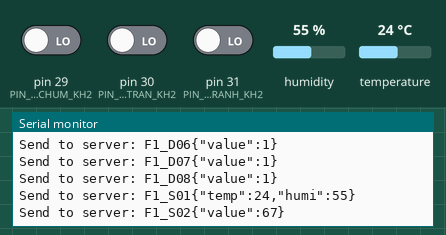
The sketch below on a simulated Arduino Mega 2560, built with avr-gcc and run on an emulated ATmega2560. Parts: the last lines printed to the serial monitor. The test bench sets the inputs (shaded band); at power-on: pin 29 (PIN_DEN_CHUM_KH2) LOW, pin 31 (PIN_DEN_TRANH_KH2) LOW, pin 30 (PIN_DEN_TRAN_KH2) LOW, humidity 55 %, temperature 24 °C. Random numbers use the default seed unless the sketch sets one.

Above: at 2.7 s.
2.8 s: pin 29 (PIN_DEN_CHUM_KH2) driven HIGH
At 3.6 s:
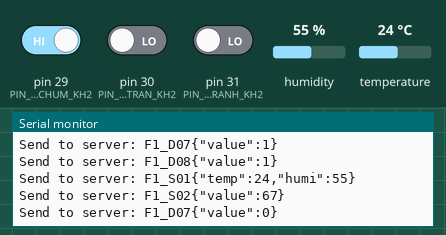
4.3 s: pin 31 (PIN_DEN_TRANH_KH2) driven HIGH
At 4.88 s:
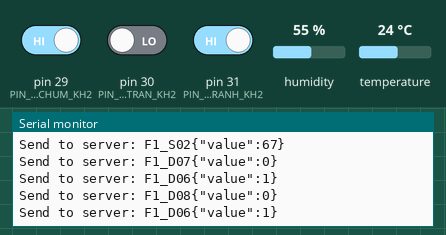
5.8 s: pin 30 (PIN_DEN_TRAN_KH2) driven HIGH
At 7.1 s:
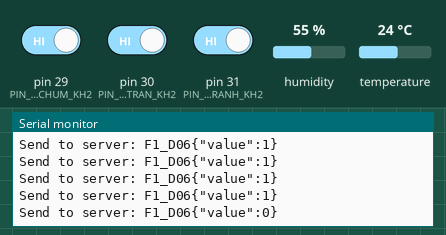
Timing chart, 0 to 8.8 s (numbered marks = the images above; inputs shaded):
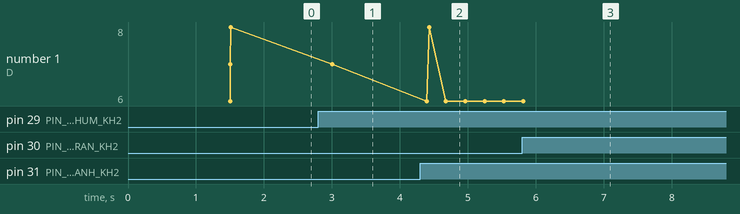

The sketch:

Arduino_Truong.ino
```cpp
 #include <ArduinoJson.h>
#include <SoftwareSerial.h>
#include <SerialCommand.h>
#include <RCSwitch.h>
#include <DHT.h>

extern "C"
{
#include "Config.h"
}
//Khai báo serial
SoftwareSerial mySerial = SoftwareSerial(SERIAL_RX, SERIAL_TX);
SerialCommand sCmd(mySerial);
//Khai báo RCSwitch
RCSwitch mySwitch = RCSwitch();
//Khai báo đo nhiệt độ, độ ẩm
const int DHTTYPE = DHT22;
DHT dht(PIN_SENSOR_TEMP_HUMI, DHTTYPE);
void setup()
{
  Serial.begin(115200);
  mySerial.begin(57600);

  mySwitch.enableTransmit(10);

  dht.begin();

  pinMode(PIN_DEN_TRAN_KH2, INPUT);
  pinMode(PIN_DEN_CHUM_KH2, INPUT);
  pinMode(PIN_DEN_TRANH_KH2, INPUT);

  Serial.println("Da san sang nhan lenh");

  sCmd.addCommand("CONTROL", processControl);
}
unsigned long lastUpdatedSensor = 0;
unsigned long lastUpdatedDevice = 0;

unsigned long lastCheckDustDenti = 0;
unsigned long lastChekcDustDentiWarning = 0;
int vDusDest = 0;
int lastDusDest = 0;
int levelWarningDustDest = 0;
bool isWarningDustDest = false;

bool isFirstLoop = true;
int vDenTranKh2, vDenChumKh2, vDenTranhKh2;

void loop()
{

  if (isFirstLoop)
  {
    Serial.println("First loop");
    isFirstLoop = false;
    resetCN6();
    delay(500);
    //Update value to server
    sendStatusDenTranKh2();
    sendStatusDenChumKh2();
    sendStatusDenTranhKh2();

    sendValueTempHumi();
    sendValueCOBep();
  }
  //Chu trình kiểm tra có thiết bị thay đổi trạng thái

  if (millis() - lastUpdatedDevice > SCHEDULE_GET_VALUE_DEVICE)
  {
    checkAndUpdateValueDevice();
  }

  //Chu trình cập nhật dữ liệu của các cảm biến
  if (millis() - lastUpdatedSensor > SCHEDULE_GET_VALUE_SENSOR)
  {
    lastUpdatedSensor = millis();
    sendValueTempHumi();
    sendValueCOBep();
    sendValueDustDensity();
  }
  //Kiểm tra nồng độ khí
  //  if (millis() - lastCheckDustDenti > INTERVAL_DUST_DENSITY && !isWarningDustDest) {
  //    lastCheckDustDenti = millis();
  //    vDusDest = vDusDest + 30;
  //    lastDusDest = vDusDest;
  //    checkDustDest(vDusDest);
  //  }
  //  if (millis() - lastChekcDustDentiWarning > INTERVAL_DUST_DENSITY_WARNING && isWarningDustDest) {
  //    lastChekcDustDentiWarning = millis();
  //    processWarningDustDest(vDusDest);
  //  }
  sCmd.readSerial();
  delay(200);
}

void processControl()
{
  char *json = sCmd.next();
  StaticJsonBuffer<200> jsonBuffer;
  JsonObject &root = jsonBuffer.parseObject(json);
  root.printTo(Serial);

  if (root.containsKey(ID_DEN_TRAN_KH2))
  {
    changeDenTranKh2();
  }
  if (root.containsKey(ID_DEN_CHUM_KH2))
  {
    changeDenChumKh2();
  }
  if (root.containsKey(ID_DEN_TRANH_KH2))
  {
    changeDenTranhKh2();
  }

  if (root.containsKey("init"))
  {
    Serial.println("Init -> get all value of device");
    sendStatusDenTranKh2();
    sendStatusDenChumKh2();
    sendStatusDenTranhKh2();

    sendValueTempHumi();
    sendValueCOBep();
    sendValueDustDensity();
  }
}

void checkAndUpdateValueDevice()
{

  delay(20);
  if (vDenTranKh2 != readStatusDenTranhKh2())
  {
    sendStatusDenTranKh2();
  }
  delay(20);
  if (vDenChumKh2 != readStatusDenChumKh2())
  {
    sendStatusDenChumKh2();
  }
  delay(20);
  if (vDenTranhKh2 != readStatusDenTranhKh2())
  {
    sendStatusDenTranhKh2();
  }
  delay(20);
}

void sendData(String deviceId, JsonObject &data)
{
  mySerial.print(deviceId);
  mySerial.print('\r');
  data.printTo(mySerial);
  mySerial.print('\r');
  //Debug
  Serial.print("Send to server: ");
  Serial.print(deviceId);
  Serial.print('\r');
  data.printTo(Serial);
  Serial.print('\n');
}
/*----------------Reset CN--------------*/

void resetCN6()
{
  Serial.println("Reset CN6");
  mySwitch.send((ADD_CN6 << 8) | VALUE_RESET_CN, 24);
  delay(100);
  mySwitch.send((ADD_CN6 << 8) | 0b00000000, 24);
}

/*----------------Đo nhiệt độ, đổ ẩm và khí CO------------*/
void sendValueTempHumi()
{
  float h = dht.readHumidity();    //Đọc độ ẩm
  float t = dht.readTemperature(); //Đọc nhiệt độ
  StaticJsonBuffer<200> jsonBuffer;
  JsonObject &root = jsonBuffer.createObject();
  root[KEY_TEMP] = t;
  root[KEY_HUMI] = h;
  sendData(ID_SENSOR_TEMP_HUMI, root);
}
void sendValueCOBep()
{
  //int value = analogRead(A3);
  int value = random(60, 180);
  StaticJsonBuffer<200> jsonBuffer;
  JsonObject &root = jsonBuffer.createObject();
  root[KEY_VALUE] = value;

  sendData(ID_SENSOR_CO, root);
}
void sendValueDustDensity()
{
  float value = random(10, 1000);

  StaticJsonBuffer<200> jsonBuffer;
  JsonObject &root = jsonBuffer.createObject();
  root[KEY_VALUE] = value;
  sendData(ID_SENSOR_DUST, root);
}

/*----------------DenTranKH2--------------*/
void changeDenTranKh2()
{
  Serial.println("Change DenTranKH2");
  mySwitch.send((ADD_CN6 << 8) | VALUE_DEN_TRAN_KH2, 24);
  delay(100);
  mySwitch.send((ADD_CN6 << 8) | 0b00000000, 24);
  sendStatusDenTranKh2();
}
void sendStatusDenTranKh2()
{
  int value = readStatusDenTranKh2();
  vDenTranKh2 = value;

  StaticJsonBuffer<200> jsonBuffer;
  JsonObject &root = jsonBuffer.createObject();
  root[KEY_VALUE] = value;
  sendData(ID_DEN_TRAN_KH2, root);
}

int readStatusDenTranKh2()
{
  int value = digitalRead(PIN_DEN_TRAN_KH2);
  switch (value)
  {
  case 0:
    return 1;
  case 1:
    return 0;
  default:
    return -1;
  }
}
/*----------------DenChumKH2--------------*/
void changeDenChumKh2()
{
  Serial.println("Change DenChumKH2");
  mySwitch.send((ADD_CN6 << 8) | VALUE_DEN_CHUM_KH2, 24);
  delay(100);
  mySwitch.send((ADD_CN6 << 8) | 0b00000000, 24);
  sendStatusDenChumKh2();
}
void sendStatusDenChumKh2()
{
  int value = readStatusDenChumKh2();
  vDenChumKh2 = value;

  StaticJsonBuffer<200> jsonBuffer;
  JsonObject &root = jsonBuffer.createObject();
  root[KEY_VALUE] = value;
  sendData(ID_DEN_CHUM_KH2, root);
}

int readStatusDenChumKh2()
{
  int value = digitalRead(PIN_DEN_CHUM_KH2);
  switch (value)
  {
  case 0:
    return 1;
  case 1:
    return 0;
  default:
    return -1;
  }
}
/*----------------DenTranhKH2--------------*/
void changeDenTranhKh2()
{
  Serial.println("Change DenTranhKH2");
  mySwitch.send((ADD_CN6 << 8) | VALUE_DEN_TRANH_KH2, 24);
  delay(100);
  mySwitch.send((ADD_CN6 << 8) | 0b00000000, 24);
  sendStatusDenTranhKh2();
}
void sendStatusDenTranhKh2()
{
  int value = readStatusDenTranhKh2();
  vDenTranhKh2 = value;

  StaticJsonBuffer<200> jsonBuffer;
  JsonObject &root = jsonBuffer.createObject();
  root[KEY_VALUE] = value;
  sendData(ID_DEN_TRANH_KH2, root);
}

int readStatusDenTranhKh2()
{
  int value = digitalRead(PIN_DEN_TRANH_KH2);
  switch (value)
  {
  case 0:
    return 1;
  case 1:
    return 0;
  default:
    return -1;
  }
}

//Kiểm tra và cảnh báo mật độ bụi
void checkDustDest(int value)
{
  if (value > 50)
  {
    isWarningDustDest = true;
    if (value < 101)
    {
      levelWarningDustDest = 1;
      Serial.println("Bat loc khi cap 1");
    }
    else if (value > 101 && value < 150)
    {
      levelWarningDustDest = 2;
      Serial.println("Bat loc khi cap 2");
    }
    else if (value > 151 && value < 200)
    {
      levelWarningDustDest = 3;
      Serial.println("Bat loc khi cap 3");
    }
    else if (value > 201 && value < 300)
    {
      levelWarningDustDest = 4;
      Serial.println("Bat loc khi cap 3");
      Serial.println("Bat coi bao muc 1");
    }
    else if (value > 300)
    {
      levelWarningDustDest = 5;
      Serial.println("Bat loc khi cap 3");
      Serial.println("Bat coi bao muc 2");
    }
  }
}
void processWarningDustDest(int value)
{
  if (value <= 50)
  {
    Serial.println("Tat loc khi");
  }
  else
  {
    if (value > 101 && value < 150 && levelWarningDustDest < 2)
    {
      levelWarningDustDest = 2;
      Serial.println("Bat loc khi cap 2");
    }
    else if (value > 151 && value < 200)
    {

      if (levelWarningDustDest < 3)
      {
        Serial.println("Bat loc khi cap 3");
      }
      else if (levelWarningDustDest > 3)
      {
        Serial.println("Tat coi bao muc 1");
      }
      levelWarningDustDest = 3;
    }
    else if (value > 201 && value < 300)
    {
      levelWarningDustDest = 4;
      Serial.println("Bat loc khi cap 3");
      Serial.println("Bat coi bao muc 1");
    }
    else if (value > 300)
    {
      levelWarningDustDest = 5;
      Serial.println("Bat loc khi cap 3");
      Serial.println("Bat coi bao muc 2");
    }
    if (levelWarningDustDest == 4)
    {
      if (value <= 200)
      {
        Serial.println("Tat coi bao muc 1");
      }
    }
    else if (levelWarningDustDest == 5)
    {
      if (value <= 300)
      {
        Serial.println("Chuyen coi bao muc 1");
      }
    }
  }
}
```

DustDensity.cpp
```cpp
class DustDensity
{
public:
    double value;
    int levelFan;
    int levelBuzzer;

    int process(){
        return value;
    }
};
```

Config.h
```cpp
#include <ArduinoJson.h>

const byte SERIAL_RX = 50; //5
const byte SERIAL_TX = 4;
/*--------Giá trị của các Address CN -------*/
const long ADD_CN6 = 0b0101000101010101;

/*--------Giá trị bit của các nút điều khiển(19)------*/
const int VALUE_RESET_CN = 0b11000000;
const int VALUE_DEN_TRAN_KH2 = 0b00001100;
const int VALUE_DEN_CHUM_KH2 = 0b00000011;
const int VALUE_DEN_TRANH_KH2 = 0b00110000;

/*--------Giá trị Pin để lấy giá trị/trang thái -------*/

const int PIN_DEN_TRAN_KH2 = 30;
const int PIN_DEN_CHUM_KH2 = 29;
const int PIN_DEN_TRANH_KH2 = 31;

const int PIN_SENSOR_TEMP_HUMI = 2;
const int PIN_TX_SENSOR_CO_ID = 6;
const int PIN_RX_SENSOR_CO = 7;

/*--------Định nghĩa ID cho các thiết bị -------*/
const String ID_DEN_TRAN_KH1 = "F1_D01";
const String ID_DEN_CHUM_KH1 = "F1_D02";
const String ID_DEN_TRANH_KH1 = "F1_D03";
const String ID_QUAT_TRAN = "F1_D04";
const String ID_DEN_TRANGTRI_KH1 = "F1_D05";
const String ID_DEN_TRAN_KH2 = "F1_D06";
const String ID_DEN_CHUM_KH2 = "F1_D07";
const String ID_DEN_TRANH_KH2 = "F1_D08";
const String ID_DEN_SAN = "F1_D09";
const String ID_DEN_CONG = "F1_D10";
const String ID_DEN_WC = "F1_D11";
const String ID_BINH_NL = "F1_D12";
const String ID_DEN_CUA_NGACH = "F1_D13";
const String ID_DEN_1_BEP = "F1_D14";
const String ID_DEN_2_BEP = "F1_D15";
const String ID_KHI_LOC = "F1_D16";
const String ID_AT_BEP = "F1_D17";
const String ID_AT_TONG = "F1_D18";
const String ID_GARA = "F1_D19";

const String ID_SENSOR_TEMP_HUMI = "F1_S01";
const String ID_SENSOR_CO = "F1_S02";
const String ID_SENSOR_ELECTRIC = "F1_S03";
const String ID_SENSOR_DUST = "F1_S04";

/*------Key trong json ------*/
const String KEY_TEMP = "temp";
const String KEY_HUMI = "humi";
const String KEY_AMPE = "amp";
const String KEY_VOLTAGE = "vol";
const String KEY_ENERGY = "energy";
const String KEY_VALUE = "value";
const String KEY_AUTO = "auto";

/*------Thông số cài đặt ------*/
const unsigned long SCHEDULE_GET_VALUE_SENSOR = 20000UL; //Cứ sau 30s thì chu kỳ lặp lại
const unsigned long SCHEDULE_GET_VALUE_DEVICE = 2000UL;
const unsigned long INTERVAL_DUST_DENSITY = 2000UL;         //30s
const unsigned long INTERVAL_DUST_DENSITY_WARNING = 5000UL; //10s
```

Measured:
- after the input at 2.8 s, the serial monitor: prints a new line after 0.21 s (image 1)
- after the input at 4.3 s, the serial monitor: prints a new line after 0.14 s (image 2)
- after the input at 5.8 s, the serial monitor: prints a new line at once (image 3)
